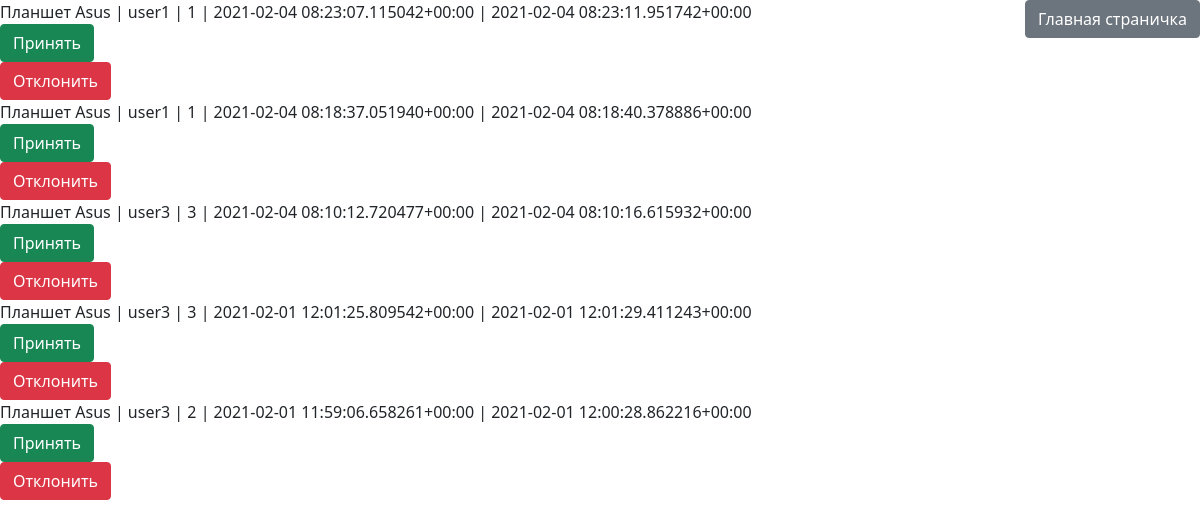
The page /product_return/ (signed in) on the database as committed earlier.
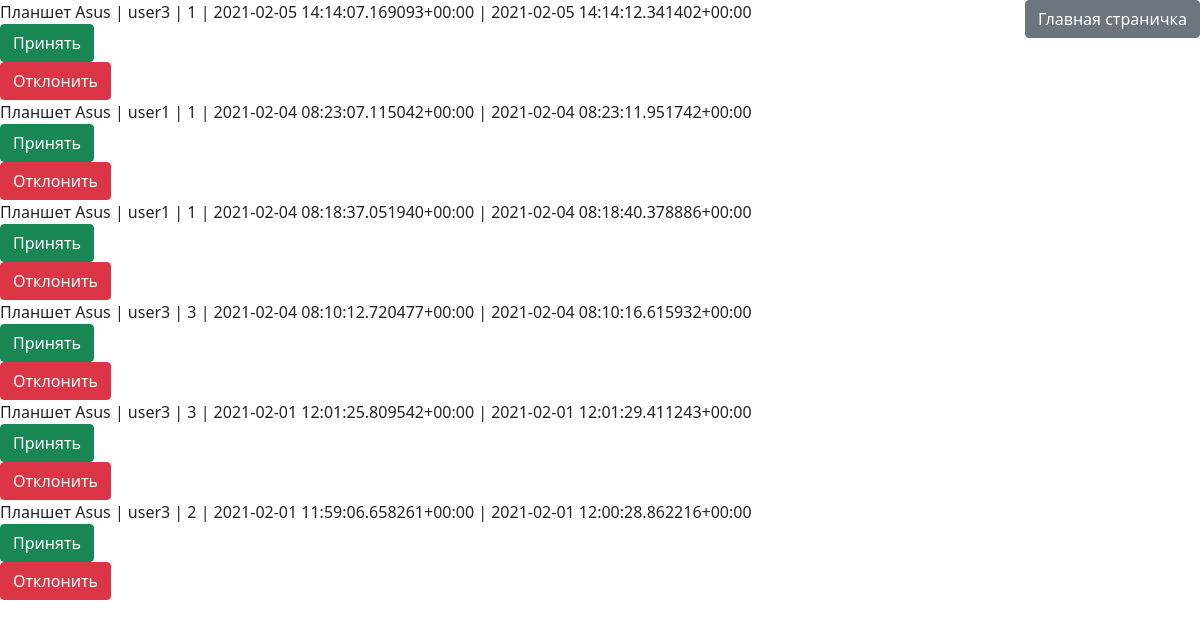
The same page on the database as committed later.
### myshop/models.py (models this page shows, shortened)
class PurchaseReturn(models.Model):
	purchase = models.ForeignKey(Purchase, on_delete=models.CASCADE, verbose_name='purchases')
	return_time = models.DateTimeField(auto_now_add=True)
	class Meta:
		ordering = ['-return_time']
	def __str__(self):
		return f'{self.purchase} | {self.return_time}'

class Purchase(models.Model):
	buyer = models.ForeignKey(settings.AUTH_USER_MODEL, on_delete=models.CASCADE, verbose_name='buyers')
	product = models.ForeignKey(Product, on_delete=models.CASCADE, verbose_name='products')
	quantity = models.PositiveSmallIntegerField()
	purchase_time = models.DateTimeField(auto_now_add=True)
	class Meta:
		ordering = ['-purchase_time']
	def __str__(self):
		return f'{self.product.name} | {self.buyer.username} | {self.quantity} | {self.purchase_time}'

class Product(models.Model):
	name = models.CharField(max_length=50)
	photo = models.ImageField(null=True)
	description = models.TextField()
	price = models.PositiveIntegerField()
	quantity = models.PositiveSmallIntegerField()

class CustomUser(AbstractUser):
	wallet = models.PositiveIntegerField(default=1000)

### myshop/views.py (the view)
# urls.py: path('product_return/', ProductReturnListView.as_view(), name='product_return'),
class ProductReturnListView(PermissionRequiredMixin, ListView):
	permission_required = 'is_superuser'
	model = PurchaseReturn
	template_name = 'product_return.html'

### templates/product_return.html (shortened to what this page needs)
{% extends 'base.html' %}
{% block content %}
	{% for product_return in object_list %}
		{{product_return}}
		<form method="post" action="{% url 'delete_purchase' product_return.purchase.pk %}">
    		<input class="btn btn-success" type="submit" value="Принять">
		</form>
		<form method="post" action="{% url 'delete_purchase_return' product_return.pk %}">
    		<input class="btn btn-danger" type="submit" value="Отклонить">
		</form>
	{% endfor %}
{% endblock %}

Rows that differ between the two databases and show on the page:
added PurchaseReturn: purchase+return_time "Планшет Asus | user3 | 1 | 2021-02-05 14:14:07.169093+00:00 | 2021-02-05 14:14:12.341402+00:00"
